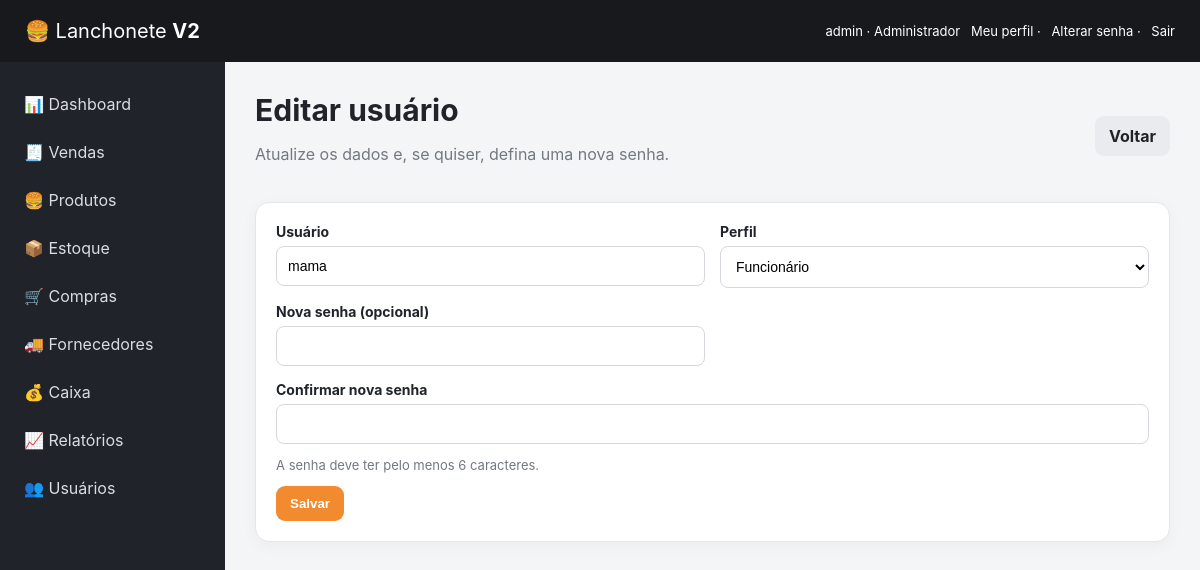
Page /usuarios/2/editar (signed in) on the committed database.
### app/models.py (models this page shows)
class User(UserMixin, db.Model):
    id = db.Column(db.Integer, primary_key=True)
    username = db.Column(db.String(80), unique=True, nullable=False)
    password_hash = db.Column(db.String(255), nullable=False)
    role = db.Column(db.String(30), default="funcionario")

### app/routes/users.py (the view, shortened to what this page needs)
@users_bp.route("/<int:user_id>/editar", methods=["GET", "POST"])
@admin_required
def edit(user_id):
    user = db.session.get(User, user_id)
    if not user:
        flash("Usuário não encontrado.")
        return redirect(url_for("users.index"))
    return render_template("user_form.html", user=user, title="Editar usuário")

### app/__init__.py (called while the page is built)
@login_manager.user_loader
def load_user(user_id):
    from .models import User
    return db.session.get(User, int(user_id))

### app/routes/users.py (called while the page is built)
def admin_required(view):
    @wraps(view)
    @login_required
    def wrapped(*args, **kwargs):
        if current_user.role != "admin":
            flash("Acesso restrito ao administrador.")
            return redirect(url_for("main.index"))
        return view(*args, **kwargs)
    return wrapped

### app/templates/user_form.html (shortened to what this page needs)
{% extends "base.html" %}
{% block content %}
<div class="page-head">
  <div><h1>{{ "Editar usuário" if user else "Novo usuário" }}</h1><p>{{ "Atualize os dados e, se quiser, defina uma nova senha." if user else "Crie um novo acesso ao sistema." }}</p></div>
  <a class="btn" href="{{ url_for('users.index') }}">Voltar</a>
</div>
<div class="panel">
<form method="post">
  <div class="form-grid">
    <div><label>Usuário<input name="username" required minlength="3" value="{{ user.username if user else '' }}" autocomplete="username"></label></div>
    <div><label>Perfil<select name="role"><option value="funcionario" {% if user and user.role == 'funcionario' %}selected{% endif %}>Funcionário</option></select></label></div>
    <div><label>{{ "Nova senha (opcional)" if user else "Senha" }}<input type="password" name="password" {% if not user %}required{% endif %} minlength="6" autocomplete="new-password"></label></div>
    <div><label>{{ "Confirmar nova senha" if user else "Confirmar senha" }}<input type="password" name="confirm_password" {% if not user %}required{% endif %} minlength="6" autocomplete="new-password"></label></div>
  </div>
  <p class="hint">A senha deve ter pelo menos 6 caracteres.</p>
  <button class="btn primary" type="submit">Salvar</button>
</form>
</div>
{% endblock %}

### app/templates/base.html (shortened to what this page needs)
<!doctype html>
<html lang="pt-BR">
<head>
<link rel="stylesheet" href="{{ url_for('static', filename='css/app.css') }}">
</head>
<body>
<header class="top">
  <div class="brand">🍔 <span>Lanchonete <b>V2</b></span></div>
  <div class="user">
    <span>{{ current_user.username }} · {{ "Administrador" if current_user.role == "admin" else "Funcionário" }}</span>
    <a href="{{ url_for('users.profile') }}">Meu perfil</a> ·
    <a href="{{ url_for('users.change_password') }}">Alterar senha</a> ·
    <a href="{{ url_for('auth.logout') }}">Sair</a>
  </div>
</header>
<aside class="sidebar">
  <a href="{{ url_for('main.index') }}">📊 Dashboard</a>
  <a href="{{ url_for('sales.index') }}">🧾 Vendas</a>
  <a href="{{ url_for('products.index') }}">🍔 Produtos</a>
  <a href="{{ url_for('stock.index') }}">📦 Estoque</a>
  <a href="{{ url_for('purchases.index') }}">🛒 Compras</a>
  <a href="{{ url_for('suppliers.index') }}">🚚 Fornecedores</a>
  <a href="{{ url_for('cash.index') }}">💰 Caixa</a>
  <a href="{{ url_for('reports.index') }}">📈 Relatórios</a>
  {% if current_user.role == "admin" %}<a href="{{ url_for('users.index') }}">👥 Usuários</a>{% endif %}
</aside>
<main class="content">
{% block content %}{% endblock %}
</main>
</body>
</html>

### app/static/css/app.css (style rules this page uses)
:root { --bg:#f4f5f7;--dark:#17191d;--panel:#fff;--muted:#737981;--line:#e4e6e9;--accent:#f28b30;--green:#18864b;--red:#c63d3d }
* { box-sizing:border-box }
body { margin:0;background:var(--bg);color:#20242a;font-family:Inter,system-ui,-apple-system,BlinkMacSystemFont,"Segoe UI",sans-serif }
.top { height:62px;background:var(--dark);color:#fff;display:flex;align-items:center;justify-content:space-between;padding:0 25px;position:fixed;top:0;left:0;right:0;z-index:10 }
.brand { font-size:20px }
.user { font-size:13px }
.user a { color:#fff }
.sidebar { position:fixed;top:62px;bottom:0;left:0;width:225px;background:#202329;padding:20px 12px }
.sidebar a { display:block;color:#d9dde2;text-decoration:none;padding:12px;border-radius:8px;margin-bottom:4px }
.content { margin-left:225px;padding:92px 30px 40px;max-width:1500px }
.page-head { display:flex;justify-content:space-between;align-items:center;margin-bottom:22px }
h1 { margin:0 0 5px;font-size:30px }
p { color:var(--muted) }
.panel { background:var(--panel);border:1px solid var(--line);border-radius:14px;padding:20px;margin-bottom:18px;box-shadow:0 4px 16px rgba(20,24,30,.04) }
.btn { display:inline-block;border:0;border-radius:9px;padding:10px 14px;text-decoration:none;background:#e9ebee;color:#222;cursor:pointer;font-weight:650 }
.btn.primary { background:var(--accent);color:#fff }
.hint { font-size:13px }
.form-grid { display:grid;grid-template-columns:repeat(2,1fr);gap:15px }
.form-grid>div:last-child { grid-column:1/-1 }
label { display:block;font-weight:650;font-size:14px }
input,select { display:block;width:100%;margin-top:6px;border:1px solid #d5d8dc;border-radius:8px;padding:11px;background:#fff;font-size:14px }
.user a { text-decoration:none;margin-left:7px }

### rows in the picture
User: username "admin", role "Administrador"
User: username "mama", role "Funcionário"

### other values in the picture
{{ "Editar usuário" if user else "Novo usuário" }} "Editar usuário"
{{ "Nova senha (opcional)" if user else "Senha" }} "Nova senha (opcional)"
{{ "Confirmar nova senha" if user else "Confirmar senha" }} "Confirmar nova senha"
